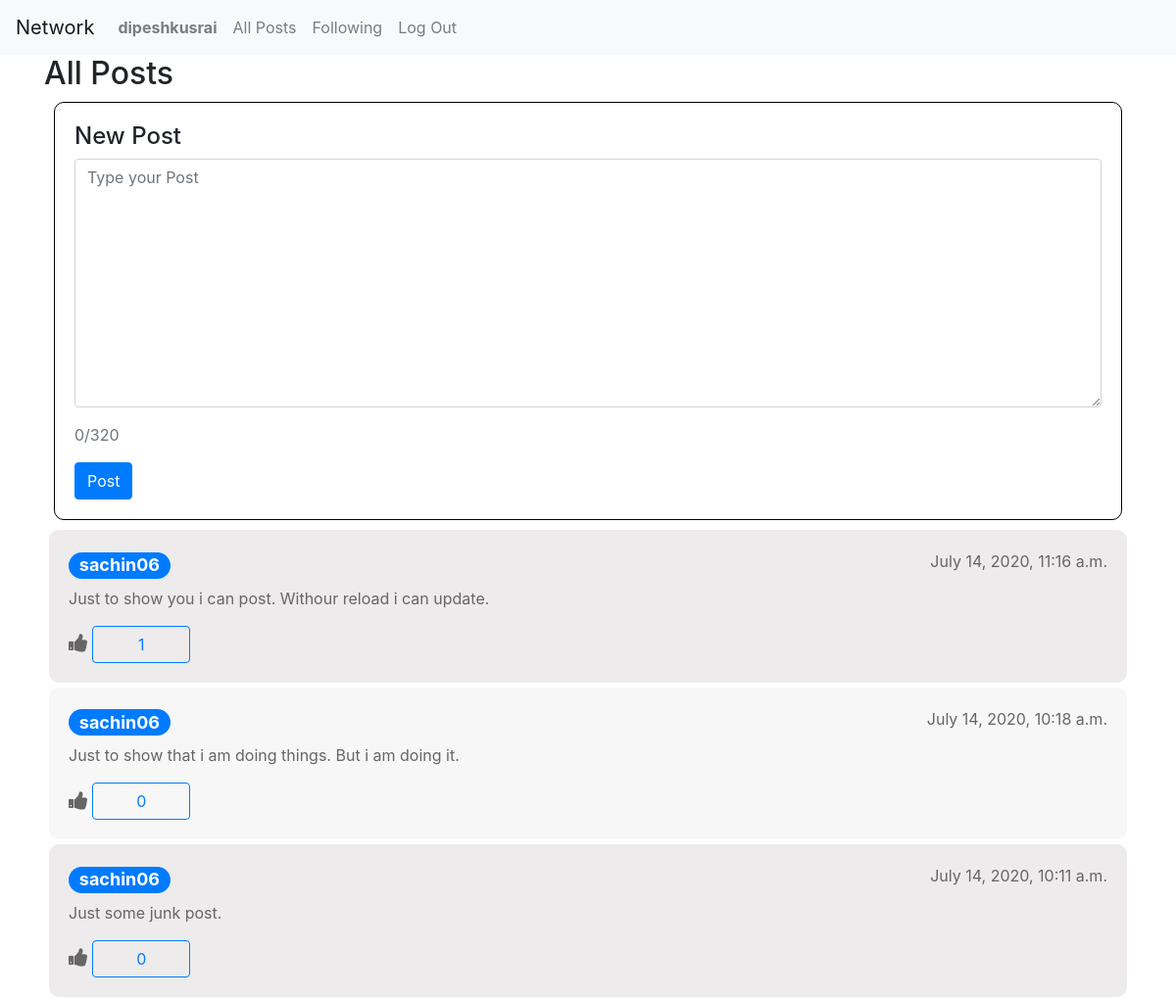
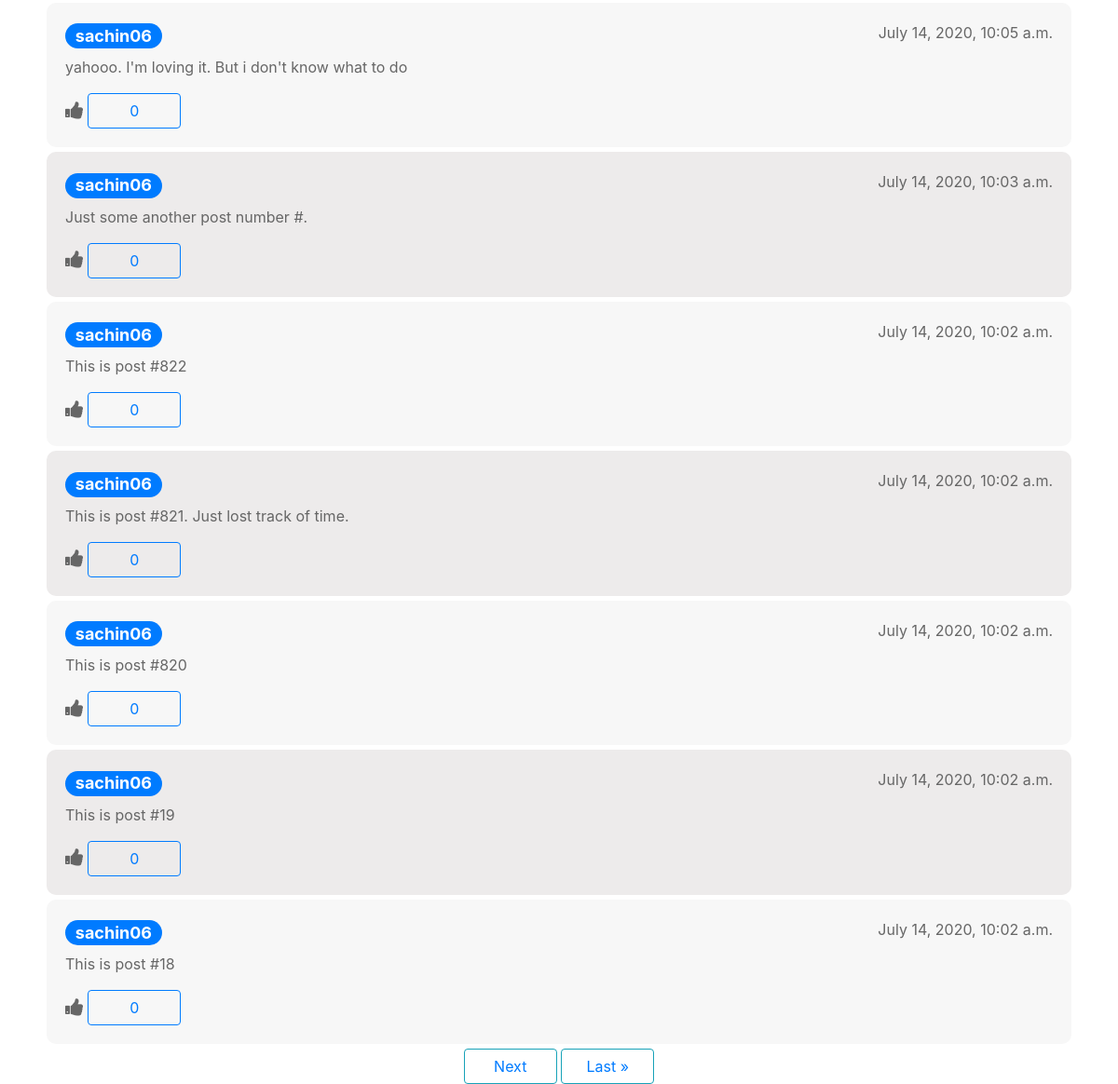
/ (signed in), run on the app's committed database (2 pictures, top to bottom).
### network/models.py (models this page shows)
class User(AbstractUser):
    pass

class post(models.Model):
    user = models.CharField(max_length=20)
    content = models.CharField(max_length=320)
    time = models.DateTimeField(auto_now=True, blank=True)

### network/views.py (the view)
# urls.py: path("", views.index, name="index"),
def index(request):
    if not request.user.is_authenticated:
        return HttpResponseRedirect(reverse("login"))
    if request.method == "POST":
        content = request.POST["content"]
        user = request.user
        data = post(user = user, content = content)
        data.save()
        return HttpResponseRedirect(reverse("index"))
    result = post.objects.all()
    ids = [p.id for p in result]
    content = [p.content for p in result]
    user = [p.user for p in result]
    time = [p.time for p in result]
    likes =[0]*len(ids)
    for i in range(len(ids)):
        likeCount = like.objects.filter(post_id=ids[i])
        likes[i] = len(likeCount)
    posts = []
    for i in reversed(range(len(content))):
        posts.append({'id' : ids[i],'user' : user[i], 'content' : content[i], 'time' : time[i], 'likes': likes[i]})
    paginator = Paginator(posts,10)
    page = request.GET.get('page')
    posts = paginator.get_page(page)
    print("paginator",paginator,page)
    return render(request, "network/index.html" ,{
        'posts' : posts
    })

### network/templates/network/index.html (shortened to what this page needs)
{% extends "network/layout.html" %}
{% block body %}
<div class="container">
    <h2>All Posts</h2>
    <div class="make-post">
        <form action="{% url 'index' %}" method="POST">
            <h4>New Post</h4>
            <div class="form-group">
                <textarea id="textContent" autofocus class="form-control content" type="text" name="content" rows="10" placeholder="Type your Post" maxlength="319"></textarea>
            </div>
            <p class="text-muted"><span class="charCount">0</span>/320</p>
            <input class="btn btn-primary" type="submit" value="Post">
        </form>
    </div>
    <div class="display">
        {% for post in posts%}
            <div class="post">
                <p class="float-right">{{post.time}}</p>
                <h4><a href="{% url 'profile' post.user  %}" class="badge badge-pill badge-primary">{{post.user}}</a></h4>
                <div>
                    <p >{{post.content}}</p>
                    <span style="height: 100px;"><i class='fa fa-thumbs-up fa-lg'></i></span>
                    <input type="button" data-post="{{post.id}}" data-user="{{user.get_username}}" class="btn btn-outline-primary btn-md like_btn" style="width: 100px;" value="{{post.likes}}">
                </div>
            </div>
        {%endfor%}
    </div>
    <div class="pagination justify-content-center">
        <span class="step-links">
            {% if posts.has_next %}
                <button type="button" class="btn btn-outline-info" style="width: 100px;"><a href="?page={{ posts.next_page_number }}">Next</a></button>
                <button type="button" class="btn btn-outline-info" style="width: 100px;"><a href="?page={{ posts.paginator.num_pages }}">Last &raquo;</a></button>
            {% endif %}
        </span>
    </div>
</div>
{% endblock %}

### network/templates/network/layout.html (shortened to what this page needs)
{% load static %}
<!DOCTYPE html>
<html lang="en">
    <head>
        <link rel="stylesheet" href="https://stackpath.bootstrapcdn.com/bootstrap/4.4.1/css/bootstrap.min.css">
        <link href="{% static 'network/styles.css' %}" rel="stylesheet">
        <link href="https://stackpath.bootstrapcdn.com/font-awesome/4.7.0/css/font-awesome.min.css" rel="stylesheet">
    </head>
    <body>
        <nav class="navbar navbar-expand-lg navbar-light bg-light">
            <a class="navbar-brand" href="{% url 'index' %}">Network</a>
            <div>
              <ul class="navbar-nav mr-auto">
                {% if request.user.is_authenticated %}
                    <li class="nav-item">
                        <a class="nav-link" href="{% url 'profile' request.user.username  %}"><strong>{{ request.user.username }}</strong></a>
                    </li>
                {% endif %}
                <li class="nav-item">
                  <a class="nav-link" href="{% url 'index' %}">All Posts</a>
                </li>
                {% if request.user.is_authenticated %}
                    <li class="nav-item">
                        <a class="nav-link" href="{% url 'following'  request.user.username  %}">Following</a>
                    </li>
                    <li class="nav-item">
                        <a class="nav-link" href="{% url 'logout' %}">Log Out</a>
                    </li>
                {% endif %}
              </ul>
            </div>
          </nav>
        <div class="body">
            {% block body %}
            {% endblock %}
        </div>
    </body>
</html>

### network/static/network/styles.css (style rules this page uses)
.make-post { margin: 10px; padding: 20px; border: 1px solid black; border-radius: 10px; }
.post { padding: 20px; margin: 5px; background : #edebeb; color: #666; border-radius: 10px; }
.post:nth-of-type(even) { background: #f7f7f7; }

### data on the page
User: user.username "dipeshkusrai"
post: time "July 14, 2020, 11:16 a.m.", user "sachin06", content "Just to show you i can post. Withour reload i can update."
post: time "July 14, 2020, 10:18 a.m.", user "sachin06", content "Just to show that i am doing things. But i am doing it."
post: time "July 14, 2020, 10:11 a.m.", user "sachin06", content "Just some junk post."
post: time "July 14, 2020, 10:05 a.m.", user "sachin06", content "yahooo. I'm loving it. But i don't know what to do"
post: time "July 14, 2020, 10:03 a.m.", user "sachin06", content "Just some another post number #."
post: time "July 14, 2020, 10:02 a.m.", user "sachin06", content "This is post #822"
post: time "July 14, 2020, 10:02 a.m.", user "sachin06", content "This is post #821. Just lost track of time."
post: time "July 14, 2020, 10:02 a.m.", user "sachin06", content "This is post #820"
post: time "July 14, 2020, 10:02 a.m.", user "sachin06", content "This is post #19"
post: time "July 14, 2020, 10:02 a.m.", user "sachin06", content "This is post #18"
